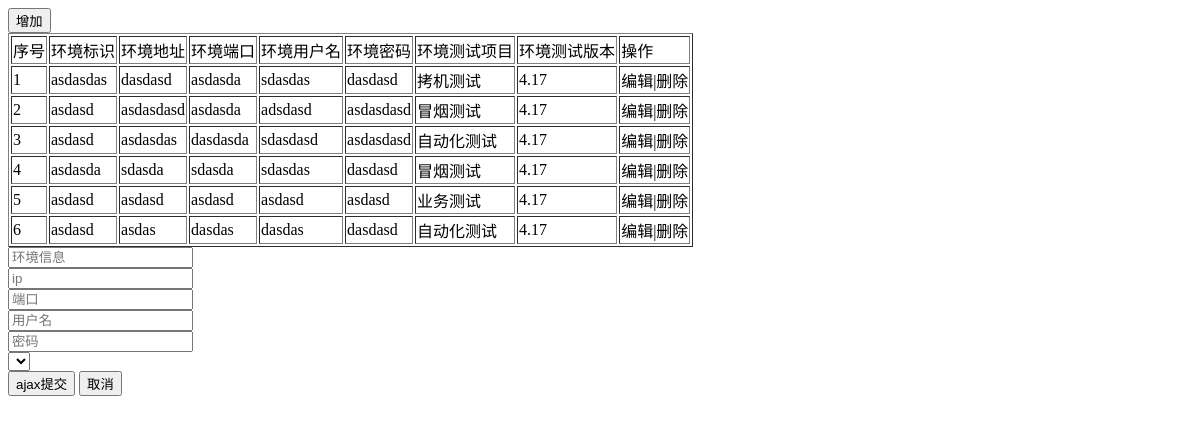
The app's page /hostApp/hostinfo, older data.
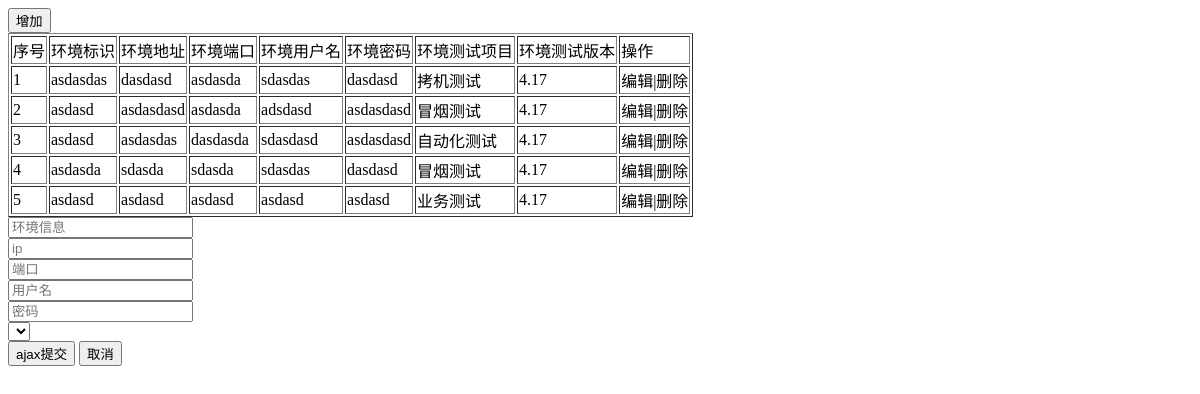
The same page, newer data.
### hostApp/models.py (models this page shows)
class Host(models.Model):
    envid = models.CharField(max_length=32,db_index=True)
    ip = models.GenericIPAddressField(protocol='both',max_length=32,db_index=True)
    port = models.CharField(max_length=32)
    username = models.CharField(max_length=32)
    password = models.CharField(max_length=32)
    item = models.ForeignKey(to='TestItem',to_field='id')

class TestItem(models.Model):
    item = models.CharField(max_length=32)
    versionNum = models.CharField(max_length=32)

### hostApp/views.py (the view)
def hostinfo(request):
    hostobj = models.Host.objects.all()
    return render(request,'hostinfo.html',{'hostobj':hostobj})

### templates/hostinfo.html (shortened to what this page needs)
{% extends 'master.html' %}
{% block content1 %}
    <input class="adddata" type="button" value="增加"/>
    <table border="1">
    <thread>
        <tr >
            <td>序号</td>
            <td>环境标识</td>
            <td>环境地址</td>
            <td>环境端口</td>
            <td>环境用户名</td>
            <td>环境密码</td>
            <td>环境测试项目</td>
            <td>环境测试版本</td>
            <td>操作</td>
        </tr>
    </thread>
        <tbody>
        {% for row in hostobj %}
        <tr hid="{{ row.id }}" iid="{{ row.item.id }}">
            <td>{{ forloop.counter }}</td>
            <td>{{ row.envid }}</td>
            <td>{{ row.ip }}</td>
            <td>{{ row.port }}</td>
            <td>{{ row.username }}</td>
            <td>{{ row.password }}</td>
            <td>{{ row.item.item }}</td>
            <td>{{ row.item.versionNum }}</td>
            <td><span class="edit">编辑</span>|<span delid="delitem" >删除</span></td>
            {% endfor %}
        </tr>
        </tbody>
    </table>
    <div class="add-modal hide">
        <form action="/hostApp/host/">
            <div><input id="envinfo" type="text" name="envinfo" placeholder="环境信息"> </div>
            <div><input id="ipinfo" type="text" name="ipinfo" placeholder="ip"> </div>
            <div><input id="portinfo" type="text" name="portinfo" placeholder="端口"> </div>
            <div><input id="usernameinfo" type="text" name="usernameinfo" placeholder="用户名"> </div>
            <div><input id="passwordinfo" type="password" name="passwordinfo" placeholder="密码"> </div>
            <div><select id="iteminfo"  name="iteminfo">
            </select> </div>
            <div><input id="ajaxcommit" type="button"value="ajax提交"> <input type="button" class="cancel" value="取消"></div>
        </form>
    </div>
{% endblock %}

Row changes from the older to the newer data that the page shows:
removed Host: envid "asdasd", ip "asdas", port "dasdas", username "dasdas", password "dasdasd", item.item "自动化测试", item.versionNum "4.17"
